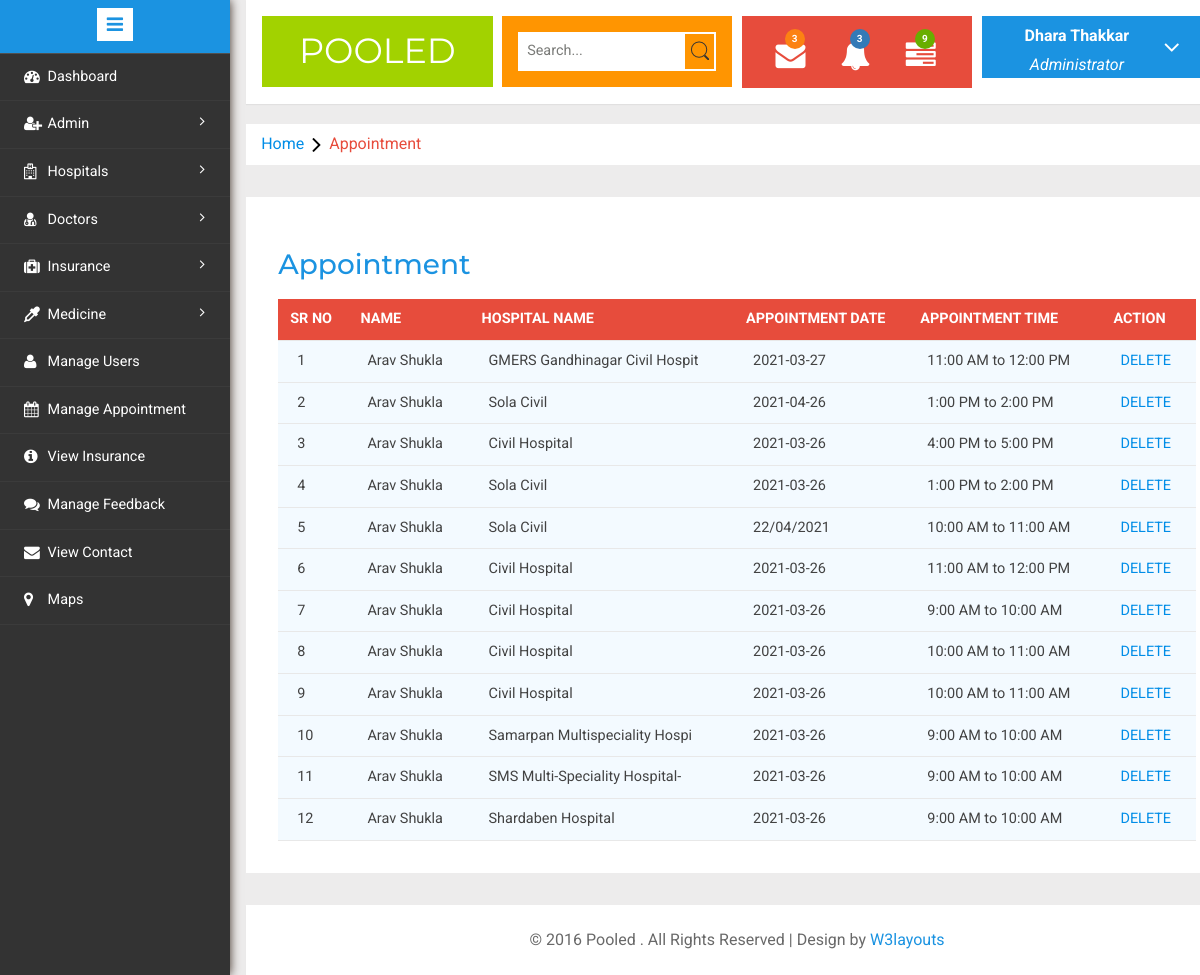
The app's page /admin/appointment.php (signed in) with its own data.
### tables this page shows
CREATE TABLE `appointment_table` (
  `case_no` int(15) NOT NULL,
  `h_id` int(15) NOT NULL,
  `l_id` int(15) NOT NULL,
  `a_date` varchar(20) NOT NULL,
  `a_time` int(6) NOT NULL,
  `a_status` int(10) NOT NULL
);

CREATE TABLE `user_detail` (
  `uid` int(15) NOT NULL,
  `l_id` int(15) NOT NULL,
  `u_name` varchar(30) NOT NULL,
  `u_profile` longblob NOT NULL,
  `gender` varchar(20) NOT NULL,
  `age` int(10) NOT NULL,
  `address` varchar(50) NOT NULL
);

CREATE TABLE `hospital_details_table` (
  `h_id` int(15) NOT NULL,
  `h_name` varchar(30) NOT NULL,
  `h_image` longblob NOT NULL,
  `h_location` varchar(100) NOT NULL,
  `h_city` varchar(25) NOT NULL,
  `emergency_no` varchar(15) NOT NULL,
  `Map` varchar(800) NOT NULL
);

CREATE TABLE `time_table` (
  `time_id` int(5) NOT NULL,
  `time` varchar(35) NOT NULL
);

### admin/appointment.php (the view, shortened to what this page needs)
<!DOCTYPE HTML>
<html>
<head>
<link href="css/bootstrap.min.css" rel='stylesheet' type='text/css' />
<link href="css/style.css" rel='stylesheet' type='text/css' />
<link rel="stylesheet" href="css/morris.css" type="text/css"/>
<link href="css/font-awesome.css" rel="stylesheet">
<link rel="stylesheet" type="text/css" href="css/table-style.css" />
<link rel="stylesheet" type="text/css" href="css/basictable.css" />
<link rel="stylesheet" href="css/icon-font.min.css" type='text/css' />
</head>
<body>
   <div class="page-container">
<div class="left-content">
	   <div class="mother-grid-inner">
				<?php
					include 'header.php';
				?>
<ol class="breadcrumb">
                <li class="breadcrumb-item"><a href="index.php">Home</a><i class="fa fa-angle-right"></i>Appointment</li>
            </ol>
				<div class="agile-tables">
					<div class="w3l-table-info">
					  <h2>Appointment</h2>
					    <table id="table">
						<thead>
						  <tr>
							<th>Sr No</th>
							<th>Name</th>
							<th>Hospital Name</th>
							<th>Appointment Date</th>
							<th>Appointment Time</th>
							<th>Action</th>
						  </tr>
						</thead>
					<?php
						include "Connection.php";
						$query="SELECT * FROM appointment_table WHERE a_status=1 ORDER BY case_no DESC";
						$seq=0;
						$result=mysqli_query($con,$query);
						while($value=mysqli_fetch_array($result))
						{
							$lgid=$value['l_id'];
							$qry="SELECT * FROM user_detail WHERE l_id='$lgid'";
							$res=mysqli_query($con,$qry);
							$val=mysqli_fetch_array($res);
							$hid=$value['h_id'];
							$qry1="SELECT * FROM hospital_details_table WHERE h_id='$hid'";
							$res1=mysqli_query($con,$qry1);
							$val1=mysqli_fetch_array($res1);
							$tid=$value['a_time'];
							$qry2="SELECT * FROM time_table WHERE time_id='$tid'";
							$res2=mysqli_query($con,$qry2);
							$val2=mysqli_fetch_array($res2);
                	?>
			<tbody>
				<tr>
					<td><?php echo ++$seq; ?></td>
					<td><?php echo $val['u_name']; ?></td>
					<td><?php echo $val1['h_name']; ?></td>
					<td><?php echo $value['a_date']; ?></td>
					<td><?php echo $val2['time']; ?></td>
					<td><a href="?del=<?php echo $value['case_no'];?>" onclick="return confirm('Are you sure you want to delete ?')">DELETE</a></td>
				</tr>
				<?php
				}
				?>
					</tbody>
					  </table>
					</div>
			</div>
<div class="copyrights">
	 <p>© 2016 Pooled . All Rights Reserved | Design by  <a href="http://w3layouts.com/" target="_blank">W3layouts</a> </p>
</div>
</div>
</div>
				<?php
					include 'navigation.php';
				?>
							</div>
</body>
</html>

### admin/header.php (shortened to what this page needs)
 <?php
	include "Connection.php";
	if(!isset($_SESSION['session_admin']))
	{
		header("location:index.php");
	}
	else
	{
		$log = $_SESSION['session_admin'];
		$sql = "SELECT l_id FROM login_table WHERE email_id='$log'";
		$result = mysqli_query($con,$sql);
		$value = mysqli_fetch_array($result);
		$id = $value['l_id'];
		$qry = "SELECT * FROM admin_details WHERE l_id='$id'";
		$result1 = mysqli_query($con,$qry);
		$value1 = mysqli_fetch_array($result1);
		$n = $value1['a_name'];
}?>
				<div class="header-main">
					<div class="logo-w3-agile">
								<h1><a href="index.php">Pooled</a></h1>
							</div>
					<div class="w3layouts-left">
								<div class="w3-search-box">
									<form action="#" method="post">
										<input type="text" placeholder="Search..." required="">
										<input type="submit" value="">
									</form>
								</div>
						 </div>
						 <div class="w3layouts-right">
							<div class="profile_details_left">
								<ul class="nofitications-dropdown">
									<li class="dropdown head-dpdn">
										<a href="#" class="dropdown-toggle" data-toggle="dropdown" aria-expanded="false"><i class="fa fa-envelope"></i><span class="badge">3</span></a>
									</li>
									<li class="dropdown head-dpdn">
										<a href="#" class="dropdown-toggle" data-toggle="dropdown" aria-expanded="false"><i class="fa fa-bell"></i><span class="badge blue">3</span></a>
									</li>
									<li class="dropdown head-dpdn">
										<a href="#" class="dropdown-toggle" data-toggle="dropdown" aria-expanded="false"><i class="fa fa-tasks"></i><span class="badge blue1">9</span></a>
									</li>
									<div class="clearfix"> </div>
								</ul>
							</div>
						</div>
						<div class="profile_details w3l">
								<ul>
									<li class="dropdown profile_details_drop">
										<a href="#" class="dropdown-toggle" data-toggle="dropdown" aria-expanded="false">
											<div class="profile_img">
												<div class="user-name">
													<p><?php  echo $n; ?></p>
													<span>Administrator</span>
												</div>
												<i class="fa fa-angle-down"></i>
												<div class="clearfix"></div>
											</div>
										</a>
									</li>
								</ul>
							</div>
				</div>

### admin/css/table-style.css (style rules this page uses)
table { background: white; border-collapse: collapse; margin: 1.25em 0 0; width: 100%; }
table tr, table th, table td { border: none; border-bottom: 1px solid #e8e8e8; font-size: .95em; }
table th, table td { padding: 10px 12px; text-align: left; }
table th { background: #e74c3c; color: #fff; text-transform: uppercase; }
table tr td { background: #f3faff; color: #424242; }
table { width: 100%; }

### records on screen
appointment_table: user_detail.u_name "Arav Shukla", h.h_name "GMERS Gandhinagar Civil Hospit", a_date "2021-03-27", a_time.time "11:00 AM to 12:00 PM"
appointment_table: user_detail.u_name "Arav Shukla", h.h_name "Sola Civil", a_date "2021-04-26", a_time.time "1:00 PM to 2:00 PM"
appointment_table: user_detail.u_name "Arav Shukla", h.h_name "Civil Hospital", a_date "2021-03-26", a_time.time "4:00 PM to 5:00 PM"
appointment_table: user_detail.u_name "Arav Shukla", h.h_name "Sola Civil", a_date "2021-03-26", a_time.time "1:00 PM to 2:00 PM"
appointment_table: user_detail.u_name "Arav Shukla", h.h_name "Sola Civil", a_date "22/04/2021", a_time.time "10:00 AM to 11:00 AM"
appointment_table: user_detail.u_name "Arav Shukla", h.h_name "Civil Hospital", a_date "2021-03-26", a_time.time "11:00 AM to 12:00 PM"
appointment_table: user_detail.u_name "Arav Shukla", h.h_name "Civil Hospital", a_date "2021-03-26", a_time.time "9:00 AM to 10:00 AM"
appointment_table: user_detail.u_name "Arav Shukla", h.h_name "Civil Hospital", a_date "2021-03-26", a_time.time "10:00 AM to 11:00 AM"
appointment_table: user_detail.u_name "Arav Shukla", h.h_name "Civil Hospital", a_date "2021-03-26", a_time.time "10:00 AM to 11:00 AM"
appointment_table: user_detail.u_name "Arav Shukla", h.h_name "Samarpan Multispeciality Hospi", a_date "2021-03-26", a_time.time "9:00 AM to 10:00 AM"
appointment_table: user_detail.u_name "Arav Shukla", h.h_name "SMS Multi-Speciality Hospital-", a_date "2021-03-26", a_time.time "9:00 AM to 10:00 AM"
appointment_table: user_detail.u_name "Arav Shukla", h.h_name "Shardaben Hospital", a_date "2021-03-26", a_time.time "9:00 AM to 10:00 AM"

### other values on screen
$n "Dhara Thakkar"
